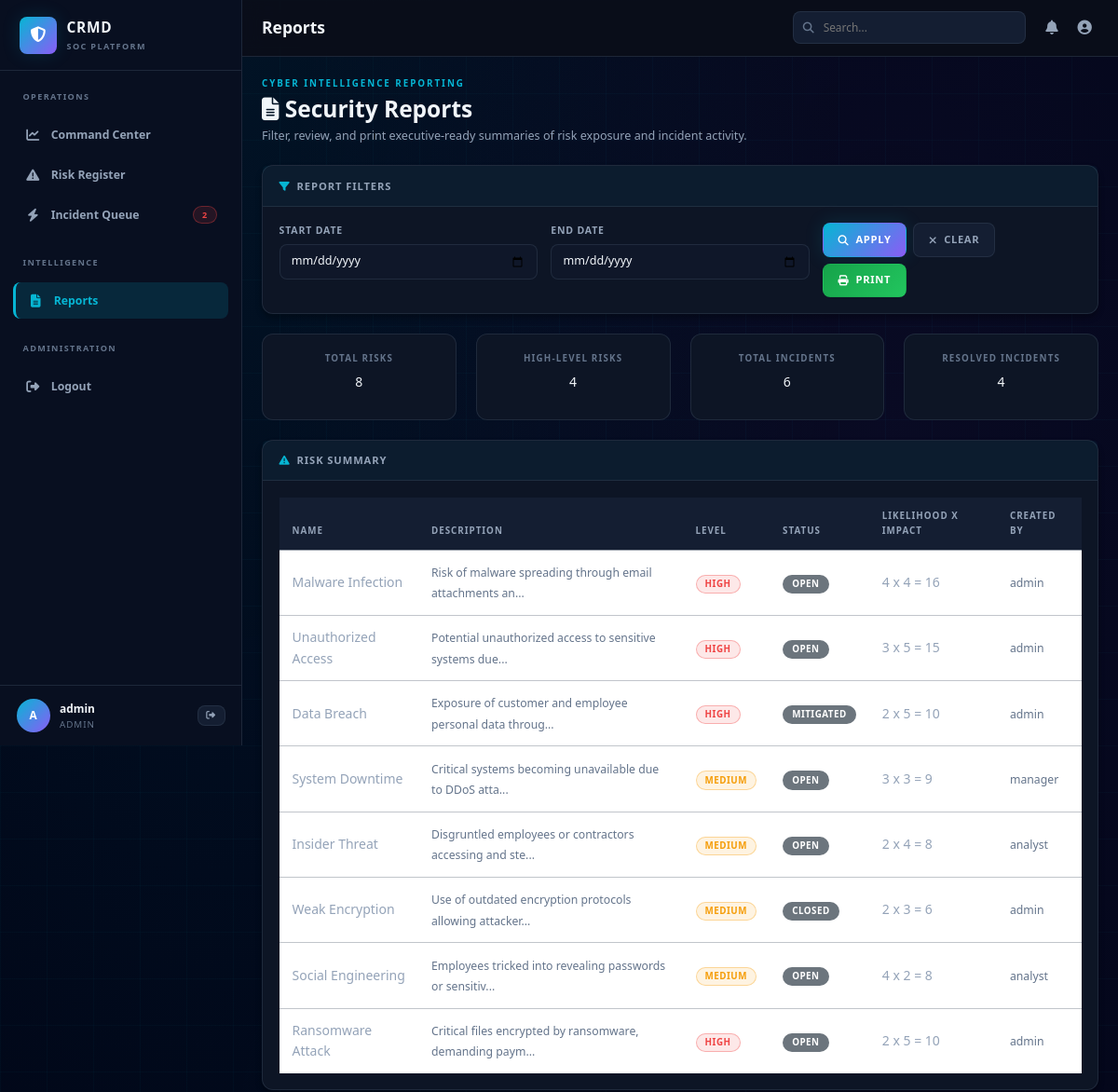
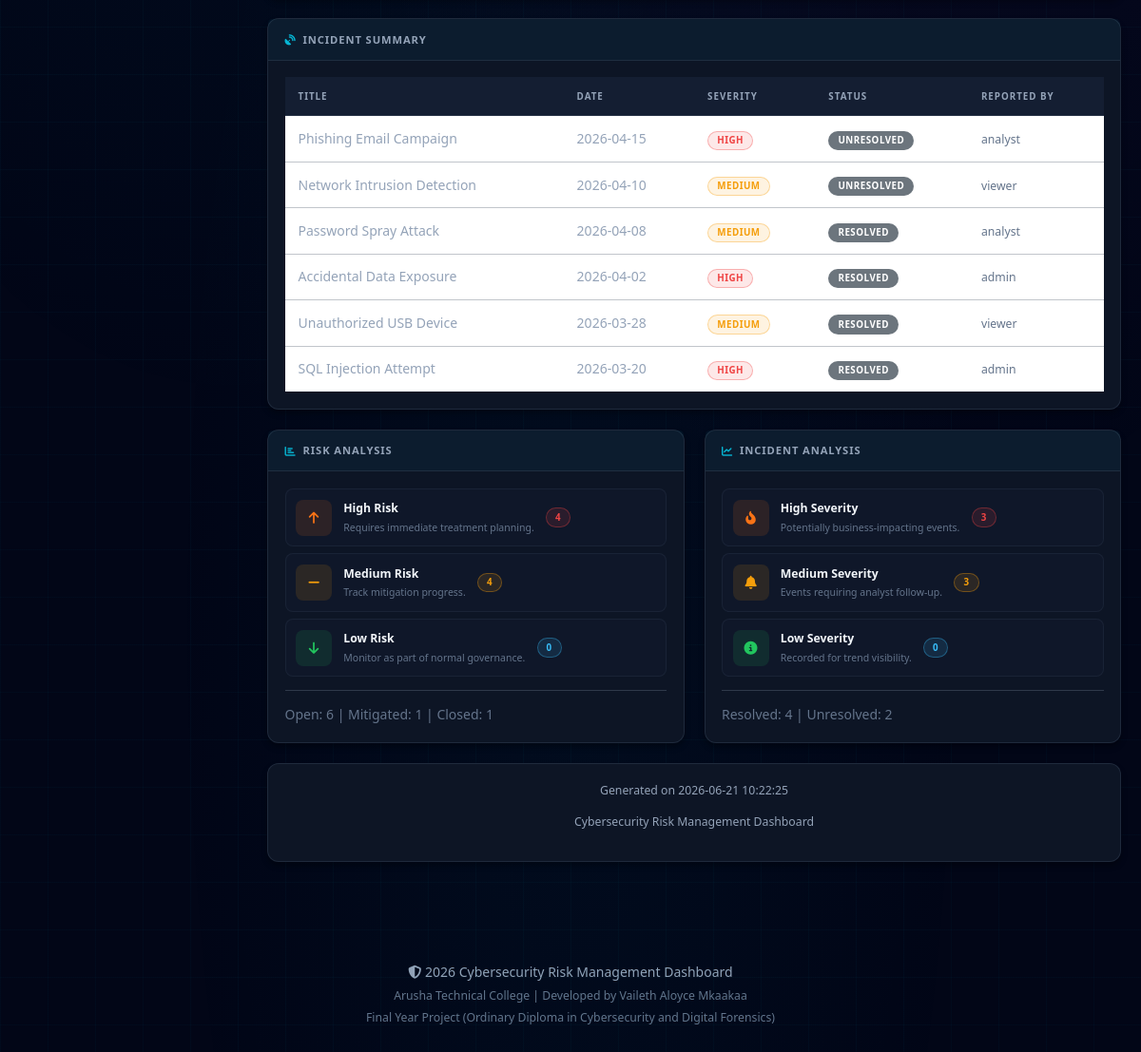
/reports.php (signed in), run on the app's committed database (2 pictures, top to bottom).
### tables this page shows
CREATE TABLE risks (
    id INT PRIMARY KEY AUTO_INCREMENT,
    name VARCHAR(255) NOT NULL,
    description TEXT NOT NULL,
    likelihood INT NOT NULL CHECK (likelihood >= 1 AND likelihood <= 5),
    impact INT NOT NULL CHECK (impact >= 1 AND impact <= 5),
    risk_level ENUM('Low', 'Medium', 'High', 'Critical') NOT NULL,
    status ENUM('Open', 'Mitigated', 'Closed') NOT NULL DEFAULT 'Open',
    created_by INT NULL,
    updated_by INT NULL,
    created_at TIMESTAMP DEFAULT CURRENT_TIMESTAMP,
    updated_at TIMESTAMP DEFAULT CURRENT_TIMESTAMP ON UPDATE CURRENT_TIMESTAMP,
    INDEX idx_status (status),
    INDEX idx_risk_level (risk_level),
    INDEX idx_created_by (created_by)
);

CREATE TABLE users (
    id INT PRIMARY KEY AUTO_INCREMENT,
    username VARCHAR(100) UNIQUE NOT NULL,
    password_hash VARCHAR(255) NOT NULL,
    role ENUM('admin', 'analyst', 'viewer') NOT NULL DEFAULT 'viewer',
    last_login TIMESTAMP NULL,
    failed_login_attempts INT DEFAULT 0,
    created_at TIMESTAMP DEFAULT CURRENT_TIMESTAMP,
    updated_at TIMESTAMP DEFAULT CURRENT_TIMESTAMP ON UPDATE CURRENT_TIMESTAMP
);

CREATE TABLE incidents (
    id INT PRIMARY KEY AUTO_INCREMENT,
    title VARCHAR(255) NOT NULL,
    description TEXT NOT NULL,
    incident_date DATE NOT NULL,
    severity ENUM('Critical', 'High', 'Medium', 'Low') NOT NULL,
    resolved BOOLEAN DEFAULT FALSE,
    created_by INT NULL,
    updated_by INT NULL,
    created_at TIMESTAMP DEFAULT CURRENT_TIMESTAMP,
    updated_at TIMESTAMP DEFAULT CURRENT_TIMESTAMP ON UPDATE CURRENT_TIMESTAMP,
    INDEX idx_severity (severity),
    INDEX idx_resolved (resolved),
    INDEX idx_date (incident_date),
    INDEX idx_created_by (created_by)
);

### includes/functions.php (called while the page is built, shortened)
<?php
function get_all_risks($pdo) {
    try {
        $stmt = $pdo->prepare('
            SELECT r.*, u.username AS creator_name
            FROM risks r
            LEFT JOIN users u ON r.created_by = u.id
            ORDER BY r.created_at DESC
        ');
        $stmt->execute();
        return $stmt->fetchAll();
    } catch (PDOException $e) {
        error_log('Database Error: ' . $e->getMessage());
        return [];
    }
}
function get_all_incidents($pdo) {
    try {
        $stmt = $pdo->prepare('
            SELECT i.*, u.username AS creator_name
            FROM incidents i
            LEFT JOIN users u ON i.created_by = u.id
            ORDER BY i.incident_date DESC
        ');
        $stmt->execute();
        return $stmt->fetchAll();
    } catch (PDOException $e) {
        error_log('Database Error: ' . $e->getMessage());
        return [];
    }
}
function get_dashboard_stats($pdo, $user_id = null) {
    try {
        $stats = [];
        $where = '';
        $stmt = $pdo->prepare("SELECT COUNT(*) as count FROM risks$where");
        if ($user_id !== null) $stmt->execute(['user_id' => $user_id]);
        else $stmt->execute();
        $stats['total_risks'] = $stmt->fetch()['count'];
        $stmt = $pdo->prepare("SELECT COUNT(*) as count FROM incidents WHERE resolved = 0$where");
        if ($user_id !== null) $stmt->execute(['user_id' => $user_id]);
        else $stmt->execute();
        $stats['open_incidents'] = $stmt->fetch()['count'];
        $stmt = $pdo->prepare("SELECT COUNT(*) as count FROM risks WHERE risk_level IN ('High', 'Critical')$where");
        if ($user_id !== null) $stmt->execute(['user_id' => $user_id]);
        else $stmt->execute();
        $stats['high_risks'] = $stmt->fetch()['count'];
        $stmt = $pdo->prepare("SELECT COUNT(*) as count FROM incidents WHERE resolved = 1$where");
        if ($user_id !== null) $stmt->execute(['user_id' => $user_id]);
        else $stmt->execute();
        $stats['resolved_incidents'] = $stmt->fetch()['count'];
        return $stats;
    } catch (PDOException $e) {
        error_log('Database Error: ' . $e->getMessage());
        return [];
    }
}
function esc($string) {
    return htmlspecialchars($string, ENT_QUOTES, 'UTF-8');
}
function get_risk_badge_class($level) {
    $classes = [
        'Critical' => 'badge-critical',
        'High' => 'badge-danger',
        'Medium' => 'badge-warning',
        'Low' => 'badge-success'
    ];
    return $classes[$level] ?? 'badge-secondary';
}
function get_severity_badge_class($severity) {
    $classes = [
        'Critical' => 'badge-critical',
        'High' => 'badge-danger',
        'Medium' => 'badge-warning',
        'Low' => 'badge-info'
    ];
    return $classes[$severity] ?? 'badge-secondary';
}

### includes/auth.php (called while the page is built, shortened)
<?php
function is_admin() {
    return isset($_SESSION['role']) && in_array($_SESSION['role'], ['super_admin', 'admin'], true);
}
?>

### reports.php (the view, shortened to what this page needs)
<?php
require_once __DIR__ . '/config/database.php';
require_once __DIR__ . '/includes/auth.php';
require_once __DIR__ . '/includes/functions.php';
require_once __DIR__ . '/includes/header.php';
$start_date = $_GET['start_date'] ?? '';
$end_date = $_GET['end_date'] ?? '';
$user_id = $_SESSION['user_id'] ?? null;
if (is_admin()) {
    $all_risks = get_all_risks($pdo);
    $all_incidents = get_all_incidents($pdo);
    $stats = get_dashboard_stats($pdo);
} else {
    $all_risks = get_user_risks($pdo, $user_id);
    $all_incidents = get_user_incidents($pdo, $user_id);
    $stats = get_dashboard_stats($pdo, $user_id);
}
$high_risk_count = count(array_filter($all_risks, fn($risk) => $risk['risk_level'] === 'High'));
$medium_risk_count = count(array_filter($all_risks, fn($risk) => $risk['risk_level'] === 'Medium'));
$low_risk_count = count(array_filter($all_risks, fn($risk) => $risk['risk_level'] === 'Low'));
$open_risk_count = count(array_filter($all_risks, fn($risk) => $risk['status'] === 'Open'));
$mitigated_risk_count = count(array_filter($all_risks, fn($risk) => $risk['status'] === 'Mitigated'));
$closed_risk_count = count(array_filter($all_risks, fn($risk) => $risk['status'] === 'Closed'));
$high_incident_count = count(array_filter($all_incidents, fn($incident) => $incident['severity'] === 'High'));
$medium_incident_count = count(array_filter($all_incidents, fn($incident) => $incident['severity'] === 'Medium'));
$low_incident_count = count(array_filter($all_incidents, fn($incident) => $incident['severity'] === 'Low'));
$resolved_count = count(array_filter($all_incidents, fn($incident) => $incident['resolved']));
$unresolved_count = count(array_filter($all_incidents, fn($incident) => !$incident['resolved']));
?>
<div class="row mb-4">
    <div class="col-lg-12">
        <div class="page-kicker">Cyber Intelligence Reporting</div>
        <h1 class="page-title"><i class="fas fa-file-lines"></i> Security Reports</h1>
        <p class="page-subtitle">Filter, review, and print executive-ready summaries of risk exposure and incident activity.</p>
    </div>
</div>
<div class="card mb-4">
    <div class="card-header"><i class="fas fa-filter"></i> Report Filters</div>
    <div class="card-body">
        <form method="GET" action="reports.php" class="row g-3">
            <div class="col-md-4">
                <label for="start_date" class="form-label">Start Date</label>
                <input type="date" id="start_date" name="start_date" class="form-control" value="<?php echo htmlspecialchars($start_date); ?>">
            </div>
            <div class="col-md-4">
                <label for="end_date" class="form-label">End Date</label>
                <input type="date" id="end_date" name="end_date" class="form-control" value="<?php echo htmlspecialchars($end_date); ?>">
            </div>
            <div class="col-md-4 d-flex align-items-end gap-2 flex-wrap">
                <button type="submit" class="btn btn-primary"><i class="fas fa-search"></i> Apply</button>
                <a href="reports.php" class="btn btn-secondary"><i class="fas fa-times"></i> Clear</a>
                <button type="button" class="btn btn-success" onclick="printPage()"><i class="fas fa-print"></i> Print</button>
            </div>
        </form>
    </div>
</div>
<div id="printable-content">
    <div class="row g-4 mb-4">
        <div class="col-md-6 col-lg-3">
            <div class="score-card text-center">
                <div class="score-label">Total Risks</div>
                <div class="score-value justify-content-center"><?php echo (int)$stats['total_risks']; ?></div>
            </div>
        </div>
        <div class="col-md-6 col-lg-3">
            <div class="score-card text-center">
                <div class="score-label">High-Level Risks</div>
                <div class="score-value justify-content-center"><?php echo (int)$stats['high_risks']; ?></div>
            </div>
        </div>
        <div class="col-md-6 col-lg-3">
            <div class="score-card text-center">
                <div class="score-label">Total Incidents</div>
                <div class="score-value justify-content-center"><?php echo count($all_incidents); ?></div>
            </div>
        </div>
        <div class="col-md-6 col-lg-3">
            <div class="score-card text-center">
                <div class="score-label">Resolved Incidents</div>
                <div class="score-value justify-content-center"><?php echo (int)$stats['resolved_incidents']; ?></div>
            </div>
        </div>
    </div>
    <div class="card mb-4 no-print">
        <div class="card-header"><i class="fas fa-triangle-exclamation"></i> Risk Summary</div>
        <div class="card-body">
            <div class="table-responsive">
                <table class="table table-sm">
                    <thead>
                        <tr>
                            <th>Name</th>
                            <th>Description</th>
                            <th>Level</th>
                            <th>Status</th>
                            <th>Likelihood x Impact</th>
                            <?php if (is_admin()): ?>
                                <th>Created By</th>
                            <?php endif; ?>
                        </tr>
                    </thead>
                    <tbody>
                        <?php foreach ($all_risks as $risk): ?>
                            <tr>
                                <td><?php echo esc($risk['name']); ?></td>
                                <td><small><?php echo substr(esc($risk['description']), 0, 54) . '...'; ?></small></td>
                                <td><span class="badge <?php echo get_risk_badge_class($risk['risk_level']); ?>"><?php echo esc($risk['risk_level']); ?></span></td>
                                <td><span class="badge bg-secondary"><?php echo esc($risk['status']); ?></span></td>
                                <td><?php echo (int)$risk['likelihood']; ?> x <?php echo (int)$risk['impact']; ?> = <?php echo (int)$risk['likelihood'] * (int)$risk['impact']; ?></td>
                                <?php if (is_admin()): ?>
                                    <td><small><?php echo esc($risk['creator_name'] ?? 'System'); ?></small></td>
                                <?php endif; ?>
                            </tr>
                        <?php endforeach; ?>
                    </tbody>
                </table>
            </div>
        </div>
    </div>
    <div class="card mb-4 no-print">
        <div class="card-header"><i class="fas fa-satellite-dish"></i> Incident Summary</div>
        <div class="card-body">
            <div class="table-responsive">
                <table class="table table-sm">
                    <thead>
                        <tr>
                            <th>Title</th>
                            <th>Date</th>
                            <th>Severity</th>
                            <th>Status</th>
                            <?php if (is_admin()): ?>
                                <th>Reported By</th>
                            <?php endif; ?>
                        </tr>
                    </thead>
                    <tbody>
                        <?php foreach ($all_incidents as $incident): ?>
                            <tr>
                                <td><?php echo esc($incident['title']); ?></td>
                                <td><?php echo esc($incident['incident_date']); ?></td>
                                <td><span class="badge <?php echo get_severity_badge_class($incident['severity']); ?>"><?php echo esc($incident['severity']); ?></span></td>
                                <td><span class="badge bg-secondary"><?php echo $incident['resolved'] ? 'Resolved' : 'Unresolved'; ?></span></td>
                                <?php if (is_admin()): ?>
                                    <td><small><?php echo esc($incident['creator_name'] ?? 'System'); ?></small></td>
                                <?php endif; ?>
                            </tr>
                        <?php endforeach; ?>
                    </tbody>
                </table>
            </div>
        </div>
    </div>
    <div class="row g-4">
        <div class="col-lg-6">
            <div class="card mb-4">
                <div class="card-header"><i class="fas fa-chart-bar"></i> Risk Analysis</div>
                <div class="card-body">
                    <div class="threat-list">
                        <div class="threat-item"><div class="threat-icon high"><i class="fas fa-arrow-up"></i></div><div><div class="threat-title">High Risk</div><div class="threat-meta">Requires immediate treatment planning.</div></div><span class="badge badge-danger"><?php echo $high_risk_count; ?></span></div>
                        <div class="threat-item"><div class="threat-icon medium"><i class="fas fa-minus"></i></div><div><div class="threat-title">Medium Risk</div><div class="threat-meta">Track mitigation progress.</div></div><span class="badge badge-warning"><?php echo $medium_risk_count; ?></span></div>
                        <div class="threat-item"><div class="threat-icon low"><i class="fas fa-arrow-down"></i></div><div><div class="threat-title">Low Risk</div><div class="threat-meta">Monitor as part of normal governance.</div></div><span class="badge badge-info"><?php echo $low_risk_count; ?></span></div>
                    </div>
                    <hr>
                    <p class="mb-0 text-muted">Open: <?php echo $open_risk_count; ?> | Mitigated: <?php echo $mitigated_risk_count; ?> | Closed: <?php echo $closed_risk_count; ?></p>
                </div>
            </div>
        </div>
        <div class="col-lg-6">
            <div class="card mb-4">
                <div class="card-header"><i class="fas fa-chart-line"></i> Incident Analysis</div>
                <div class="card-body">
                    <div class="threat-list">
                        <div class="threat-item"><div class="threat-icon high"><i class="fas fa-fire-flame-curved"></i></div><div><div class="threat-title">High Severity</div><div class="threat-meta">Potentially business-impacting events.</div></div><span class="badge badge-danger"><?php echo $high_incident_count; ?></span></div>
                        <div class="threat-item"><div class="threat-icon medium"><i class="fas fa-bell"></i></div><div><div class="threat-title">Medium Severity</div><div class="threat-meta">Events requiring analyst follow-up.</div></div><span class="badge badge-warning"><?php echo $medium_incident_count; ?></span></div>
                        <div class="threat-item"><div class="threat-icon low"><i class="fas fa-circle-info"></i></div><div><div class="threat-title">Low Severity</div><div class="threat-meta">Recorded for trend visibility.</div></div><span class="badge badge-info"><?php echo $low_incident_count; ?></span></div>
                    </div>
                    <hr>
                    <p class="mb-0 text-muted">Resolved: <?php echo $resolved_count; ?> | Unresolved: <?php echo $unresolved_count; ?></p>
                </div>
            </div>
        </div>
    </div>
    <div class="card">
        <div class="card-body text-center text-muted small">
            <p>Generated on <?php echo date('Y-m-d H:i:s'); ?></p>
            <p>Cybersecurity Risk Management Dashboard</p>
        </div>
    </div>
</div>
<?php require_once __DIR__ . '/includes/footer.php'; ?>

### data on the page
risks: name "Malware Infection", description "Risk of malware spreading through email attachments an", risk_level "HIGH", status "OPEN", likelihood "4", impact "4", (int)$risk['likelihood'] * (int)$risk['impact'] "16", users.username "admin"
risks: name "Unauthorized Access", description "Potential unauthorized access to sensitive systems due", risk_level "HIGH", status "OPEN", likelihood "3", impact "5", (int)$risk['likelihood'] * (int)$risk['impact'] "15", users.username "admin"
risks: name "Data Breach", description "Exposure of customer and employee personal data throug", risk_level "HIGH", status "MITIGATED", likelihood "2", impact "5", (int)$risk['likelihood'] * (int)$risk['impact'] "10", users.username "admin"
risks: name "System Downtime", description "Critical systems becoming unavailable due to DDoS atta", risk_level "MEDIUM", status "OPEN", likelihood "3", impact "3", (int)$risk['likelihood'] * (int)$risk['impact'] "9", users.username "manager"
risks: name "Insider Threat", description "Disgruntled employees or contractors accessing and ste", risk_level "MEDIUM", status "OPEN", likelihood "2", impact "4", (int)$risk['likelihood'] * (int)$risk['impact'] "8", users.username "analyst"
risks: name "Weak Encryption", description "Use of outdated encryption protocols allowing attacker", risk_level "MEDIUM", status "CLOSED", likelihood "2", impact "3", (int)$risk['likelihood'] * (int)$risk['impact'] "6", users.username "admin"
risks: name "Social Engineering", description "Employees tricked into revealing passwords or sensitiv", risk_level "MEDIUM", status "OPEN", likelihood "4", impact "2", (int)$risk['likelihood'] * (int)$risk['impact'] "8", users.username "analyst"
risks: name "Ransomware Attack", description "Critical files encrypted by ransomware, demanding paym", risk_level "HIGH", status "OPEN", likelihood "2", impact "5", (int)$risk['likelihood'] * (int)$risk['impact'] "10", users.username "admin"
incidents: title "Phishing Email Campaign", incident_date "2026-04-15", severity "HIGH", resolved "UNRESOLVED", users.username "analyst"
incidents: title "Network Intrusion Detection", incident_date "2026-04-10", severity "MEDIUM", resolved "UNRESOLVED", users.username "viewer"
incidents: title "Password Spray Attack", incident_date "2026-04-08", severity "MEDIUM", resolved "RESOLVED", users.username "analyst"
incidents: title "Accidental Data Exposure", incident_date "2026-04-02", severity "HIGH", resolved "RESOLVED", users.username "admin"
incidents: title "Unauthorized USB Device", incident_date "2026-03-28", severity "MEDIUM", resolved "RESOLVED", users.username "viewer"
incidents: title "SQL Injection Attempt", incident_date "2026-03-20", severity "HIGH", resolved "RESOLVED", users.username "admin"

### other printed values
$openIncidents "2"
substr($_SESSION['username'] ?? 'U', 0, 1) "A"
$_SESSION['username'] "admin"
$_SESSION['role'] "ADMIN"
$page_title "Reports"
$stats['total_risks'] "8"
$stats['high_risks'] "4"
count($all_incidents) "6"
$stats['resolved_incidents'] "4"
$high_risk_count "4"
$medium_risk_count "4"
$low_risk_count "0"
$open_risk_count "6"
$mitigated_risk_count "1"
$closed_risk_count "1"
